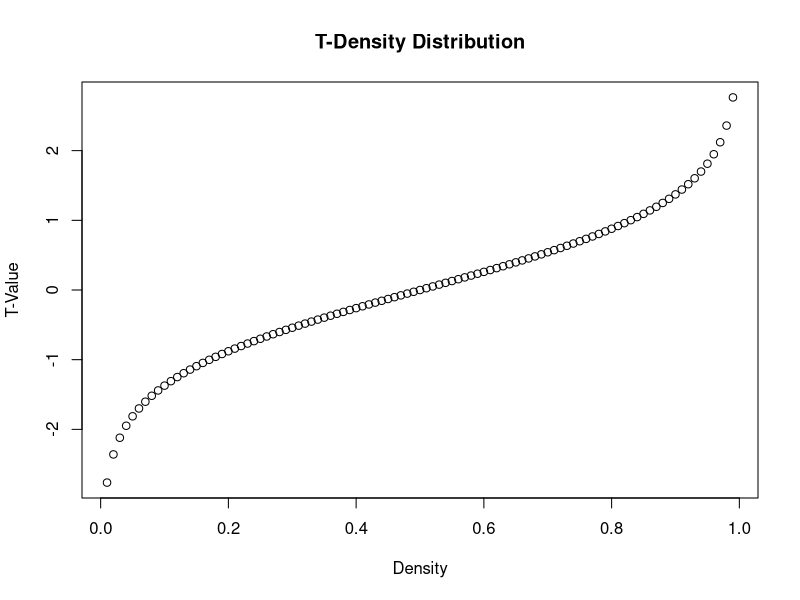
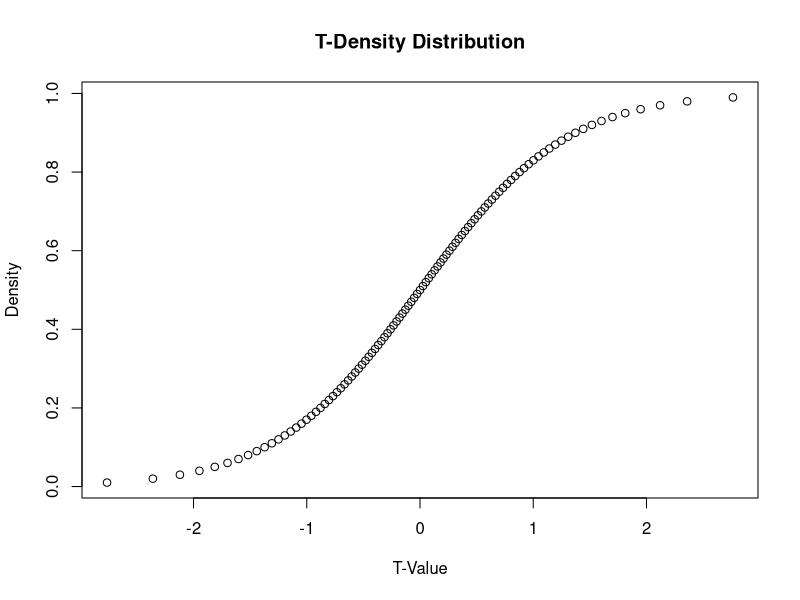
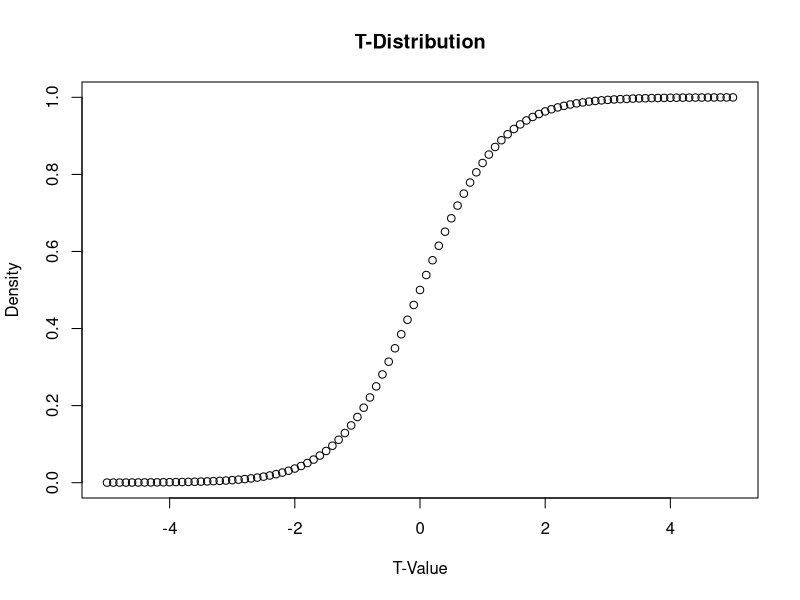

These charts were generated, in order, by the following R code:
density <- seq(from = 0.01 , to = .99, by=.01)
plot(density, qt(density, 10), ylab='T-Value',xlab='Density', main="T-Density Distribution")
plot(qt(density, 10), density, ylab='Density',xlab='T-Value', main="T-Density Distribution")

t.value <- seq(from = -5, to = 5, by=.1)
plot(t.value, pt(t.value, 10), ylab='Density',xlab='T-Value', main="T-Distribution")

#####################Question 1
set.seed(0)
treeVolume <- c(rnorm(75, mean = 36500, sd = 2000))
t.test(treeVolume, mu = 39000, alternative = "two.sided", conf.level=0.95) # Ho: mu = 39000, Population Variance Unknown
# t = -12.288, df = 74, p-value < 2.2e-16
# It is a two.tailed test
# from t-table we can check that for .95 confidence level and 74 df, the critical-values are -1.992543, 1.992543 
# OR: we can calculate using qt function: 
alpha <- 0.05
t.half.alpha <- qt(1-alpha/2, df = 74)
c(-t.half.alpha,t.half.alpha) # Critical Values: -1.992543 & 1.992543
# Since -12.288 does not lie between critical values -1.992543 & 1.992543
# Therefore: test statistic falls in rejection region, hence Ho is rejected (with 5% chance of Type I error)
# ALTERNATIVELY
# Calculate the p-value for t = -12.288 and df = 74
pval <- 2 * pt(-12.288, df = 74) # pval = 1.516651e-19
# Since it is way less than the .05 significance level, we can reject Ho
# In other words, the probability of randomly encountering/observing such a statistic is very low  (p-value < 2.2e-16) 
# Therefore: the rejection decision is statistically significant as well


#####################Question 2
results = c(65, 78, 88, 55, 48, 95, 66, 57, 79, 81)
mean(results) # 71.2
sd(results)
t.test (results, mu=75, alternative = "two.sided", conf.level=0.95) # Ho: mu = 75, Population Variance Unknown
# t = -0.78303, df = 9, p-value = 0.4537
# Since it is a two.tailed test
# from t-table we can check that for .95 confidence level and 9 df, the critical values are ( -2.262157 & 2.262157) 
# OR: we can calculate using qt function: qt(0.025, 9)
alpha <- 0.05
t.half.alpha <- qt(1-alpha/2, df = 9) 
c(-t.half.alpha,t.half.alpha) # Critical Values: -2.262157  2.262157
# Since -0.78303 does lie between critical values (Acceptance Region) 
# Therefore: test statistic does not fall in rejection region, hence Ho cannot be rejected 
# ALTERNATIVELY
# Calculate the p-value for t = -0.78303 and df = 9
pval <- 2 * pt(-0.78303, df = 9) # 0.45372
# Since pval=0.45372 turns out to be greater than the .05 significance level, we cannot reject Ho
# In Other words, the probability of randomly encountering/observing such a statistic is quite high  (p-value = 0.4537) 
# Therefore: rejecting the Ho is not possible with this evidence

####################Question 3
bottles <- c(484.11,459.49,471.38,512.01,494.48,528.63,493.64,485.03,473.88,501.59,502.85,538.08,465.68,495.03,475.32,529.41,518.13,464.32,449.08,489.27)
mean(bottles) # 491.5705
sd(bottles)
t.test(bottles, mu=500, alternative="less", conf.level=0.99) # Ho: mu = 500, Population Variance Unknown
# t = -1.5205, df = 19, p-value = 0.07243
# from t-table we can check that for .99 confidence level and 19 df, the critical value is -2.539483
# OR: we can calculate using qt function: qt(0.01, 19)
alpha <- 0.01
t.alpha <- qt(1-alpha, df = 19) # Critical Value:  -2.539483 (- because its lower tailed test)
# Since t=-1.5205 > -2.539483 therefore: test statistic falls in acceptance region, hence Ho cannot be rejected
# ALTERNATIVELY
# Calculate the lower-tail p-value for t = -1.5205, df = 19
pval <- pt(-1.5205, df = 19) # 0.07242646
# Since it is greater than the .01 significance level, we cannot reject Ho
# In other words: the probability of randomly encountering/observing such a statistic is not low enough (p-value < 0.07243) 


####################Question 4
x = c(0.593,0.142,0.329,0.691,0.231,0.793,0.519,0.392,0.418) 
t.test(x, mu=0.3, alternative="greater", conf.level= 0.95)  # Ho: mu = 500, Population Variance Unknown
# t = 2.2051, df = 8, p-value = 0.02927
# from t-table we can check that for .95 confidence level and 8 df, the t-value is 1.859548
# OR: we can calculate using qt function: qt(0.05, 8)
alpha <- 0.05
t.alpha <- qt(1-alpha, df = 8) # Critical Value:  1.859548 
# Since t=2.2051 >  1.859548 therefore: test statistic falls in rejection region, 
# Hence Ho can be rejected (with 5% chance of Type I error)
# ALTERNATIVELY
# Calculate the upper-tail p-value for t = 2.2051, df = 8
pval <- pt(2.2051, df = 8, lower.tail=FALSE) # 0.02926329
# Since pval=0.02926329 is less than the .05 significance level, we can reject Ho
# In other words: the probability of randomly encountering/observing such a statistic is low  (p-value < 0.02926329) 
# Therefore: the rejection decision is statistically significant as well


###################Question 5
automatic = mtcars$am == 0 
mpg.auto = mtcars[automatic,]$mpg 
mpg.auto 
mpg.manual = mtcars[!automatic,]$mpg 
mpg.manual
t.test(mpg.auto, mpg.manual)

#Question 6
High.protein<- c(134,146,104,119,124,161,107,83,113,129,97,123)
Low.protein<- c(70,118,101,85,107,132,94)
t.test(High.protein,Low.protein)
t.test(High.protein,Low.protein,var.equal=TRUE)

#Question 7
install.packages('MASS')
library(MASS)
ttest <- t.test(immer$Y1, immer$Y2, paired=TRUE) 
names(ttest)
st <- ttest$statistic
pvalue <- ttest$p.value

#Question 8
s <- c(25, 32, 18, 20)
chisq.test(s)
## Assume significance = 0.05
## From chi square table for df =3, value = 7.81
## Calculated value < limit : null accepted
